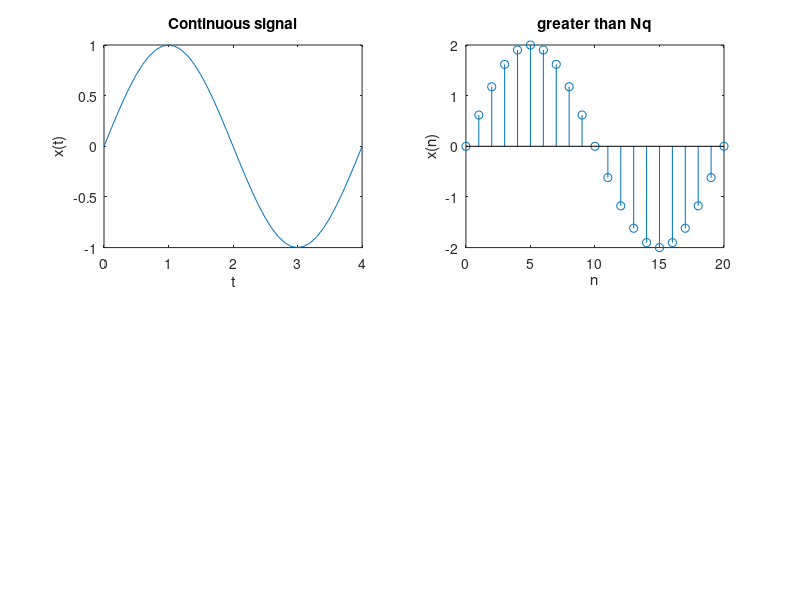

MATLAB code to generate this figure: (Note: this script raises an error after producing the figure.)
%Verification of Sampling theorem.      
clc;  
T=0.04; % Time period of 50 Hz signal 
t=0:0.0005:0.02; 
f = 1/T;    
n1=0:40;
size(n1) 
xa_t=sin(2*pi*2*t/T);
subplot(2,2,1);  
plot(200*t,xa_t);  
title('Verification of sampling theorem');
title('Continuous signal');  
xlabel('t'); 
ylabel('x(t)');   
ts1=0.002;%>niq rate  
ts2=0.01;%=niq rate 
ts3=0.1;%<niq rate    
n=0:20;    
x_ts1=2*sin(2*pi*n*ts1/T);
subplot(2,2,2); 
stem(n,x_ts1);     
title('greater than Nq'); 
xlabel('n'); 
ylabel('x(n)');           
  
n=0:4;   
x_ts2=2*sin(2*sym('pi')*n*ts2/T);
subplot(2,2,3);   
stem(n,x_ts2); 
title('Equal to Nq'); 
xlabel('n');    
ylabel('x(n)');
n=0:10;
x_ts3=2*sin(2*pi*n*ts3/T);
subplot(2,2,4);  
stem(n,x_ts3); 
title('less than Nq');   
xlabel('n'); 
ylabel('x(n)');  
